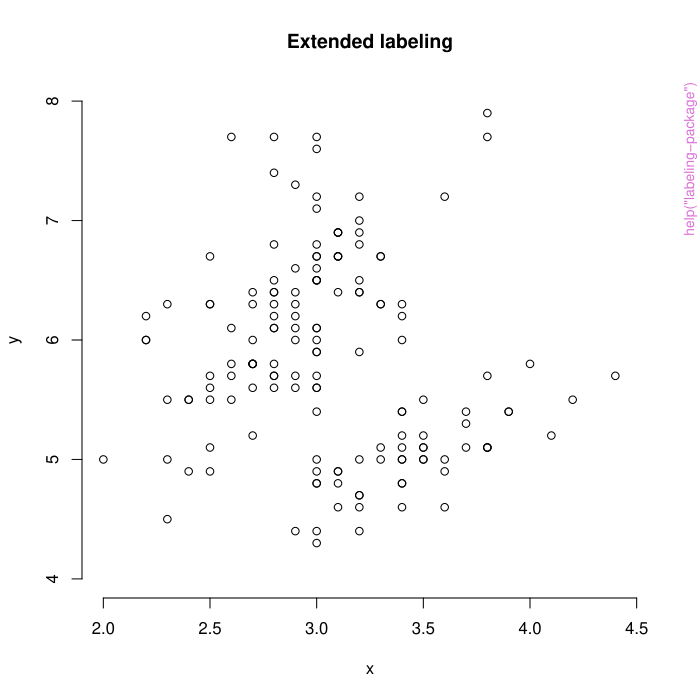

This figure's R source:
pkgname <- "labeling"
source(file.path(R.home("share"), "R", "examples-header.R"))
options(warn = 1)
library('labeling')

base::assign(".oldSearch", base::search(), pos = 'CheckExEnv')
base::assign(".old_wd", base::getwd(), pos = 'CheckExEnv')
cleanEx()
nameEx("labeling-package")
### * labeling-package

flush(stderr()); flush(stdout())

### Name: labeling-package
### Title: Axis labeling
### Aliases: labeling labeling-package
### Keywords: dplot

### ** Examples

heckbert(8.1, 14.1, 4)	# 5 10 15
wilkinson(8.1, 14.1, 4)	# 8 9 10 11 12 13 14 15
extended(8.1, 14.1, 4)	# 8 10 12 14
# When plotting, extend the plot range to include the labeling
# Should probably have a helper function to make this easier
data(iris)
x <- iris$Sepal.Width
y <- iris$Sepal.Length
xl <- extended(min(x), max(x), 6)
yl <- extended(min(y), max(y), 6)
plot(x, y,
    xlim=c(min(x,xl),max(x,xl)),
    ylim=c(min(y,yl),max(y,yl)),
    axes=FALSE, main="Extended labeling")
axis(1, at=xl)
axis(2, at=yl)



### * <FOOTER>
###
cleanEx()
options(digits = 7L)
base::cat("Time elapsed: ", proc.time() - base::get("ptime", pos = 'CheckExEnv'),"\n")
grDevices::dev.off()
###
### Local variables: ***
### mode: outline-minor ***
### outline-regexp: "\\(> \\)?### [*]+" ***
### End: ***
quit('no')
